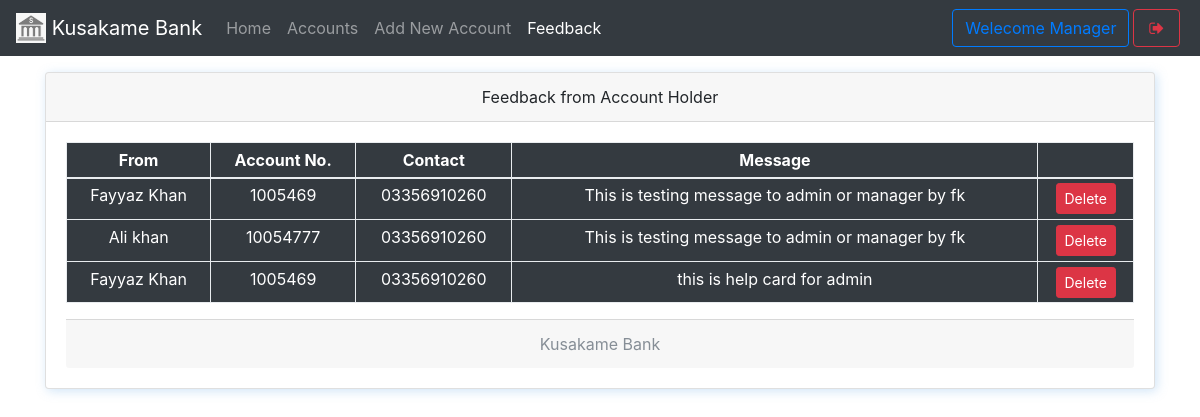
/mfeedback.php (signed in), run on an earlier commit of the app's database.
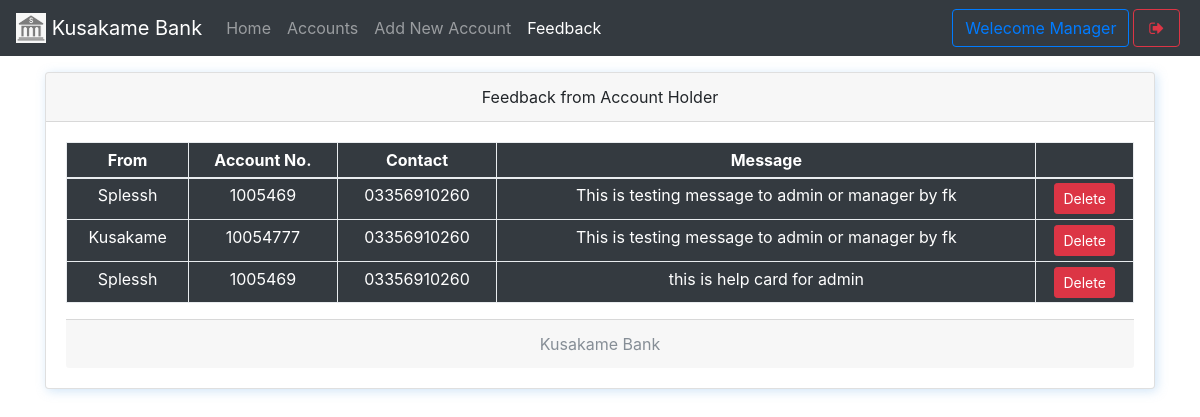
And on a later commit of the database.
### tables this page shows
CREATE TABLE `useraccounts` (
  `id` int(11) NOT NULL,
  `email` text NOT NULL,
  `password` text NOT NULL,
  `name` varchar(111) NOT NULL,
  `balance` varchar(111) NOT NULL,
  `cnic` varchar(111) NOT NULL,
  `number` varchar(111) NOT NULL,
  `city` varchar(111) NOT NULL,
  `address` varchar(111) NOT NULL,
  `source` varchar(111) NOT NULL,
  `accountNo` varchar(111) NOT NULL,
  `branch` varchar(111) NOT NULL,
  `accountType` varchar(111) NOT NULL,
  `date` timestamp NOT NULL DEFAULT current_timestamp()
);

CREATE TABLE `feedback` (
  `feedbackId` int(11) NOT NULL,
  `message` text NOT NULL,
  `userId` double NOT NULL,
  `date` timestamp NOT NULL DEFAULT current_timestamp()
);

### mfeedback.php (the view, shortened to what this page needs)
<!DOCTYPE html>
<html>
<head>
  <?php require 'assets/autoloader.php'; ?>
  <?php require 'assets/function.php'; ?>
</head>
<body style="background-size: 100%" class="bg-gradient-seconday">
<nav class="navbar navbar-expand-lg navbar-dark bg-dark fixed-top">
 <a class="navbar-brand" href="#">
    <img src="images/logo.png" style="object-fit:cover;object-position:center center" width="30" height="30" class="d-inline-block align-top" alt="">
   <?php echo bankname; ?>
  </a>
  <div class="collapse navbar-collapse" id="navbarSupportedContent">
    <ul class="navbar-nav mr-auto">
      <li class="nav-item ">
        <a class="nav-link " href="mindex.php">Home <span class="sr-only">(current)</span></a>
      </li>
      <li class="nav-item ">  <a class="nav-link" href="maccounts.php">Accounts</a></li>
      <li class="nav-item ">  <a class="nav-link" href="maddnew.php">Add New Account</a></li>
      <li class="nav-item active">  <a class="nav-link" href="mfeedback.php">Feedback</a></li>
    </ul>
    <?php include 'msideButton.php'; ?>
  </div>
</nav><br><br><br>
<div class="container">
<div class="card w-100 text-center shadowBlue">
  <div class="card-header">
    Feedback from Account Holder
  </div>
  <div class="card-body">
   <table class="table table-bordered table-sm bg-dark text-white">
  <thead>
    <tr>
      <th scope="col">From</th>
      <th scope="col">Account No.</th>
      <th scope="col">Contact</th>
      <th scope="col">Message</th>
      <th scope="col"></th>
    </tr>
  </thead>
  <tbody>
    <?php
      $array = $con->query("select * from useraccounts,feedback where useraccounts.id = feedback.userId");
      if ($array->num_rows > 0)
      {
        while ($row = $array->fetch_assoc())
        {
    ?>
      <tr>
        <td><?php echo $row['name'] ?></td>
        <td><?php echo $row['accountNo'] ?></td>
        <td><?php echo $row['number'] ?></td>
        <td><?php echo $row['message'] ?></td>
        <td>
          <a href="mfeedback.php?delete=<?php echo $row['feedbackId'] ?>" class='btn btn-danger btn-sm' data-toggle='tooltip' title="Delete this Message">Delete</a>
        </td>
      </tr>
    <?php
        }
      }
     ?>
  </tbody>
</table>
  <div class="card-footer text-muted">
    <?php echo bankname; ?>
  </div>
</div>
</body>
</html>

What changed in the data, as far as the page shows it:
changed useraccounts "this is help card for admin": name "Fayyaz Khan" → "Splessh"
changed useraccounts: name "Ali khan" → "Kusakame"
